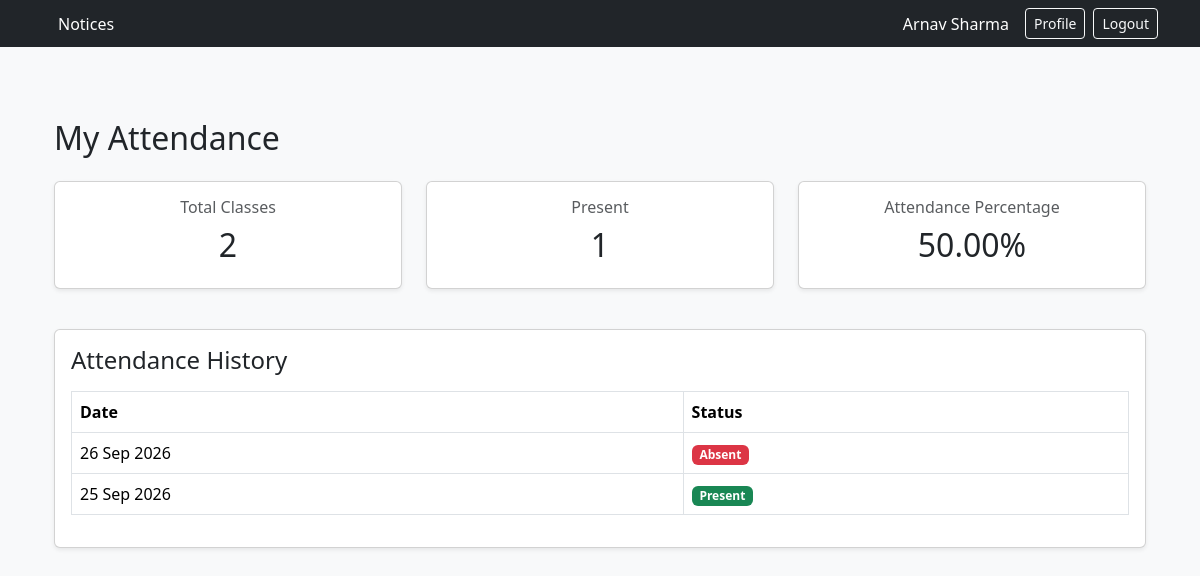
Page /student-attendance/ (signed in) on the earlier database version.
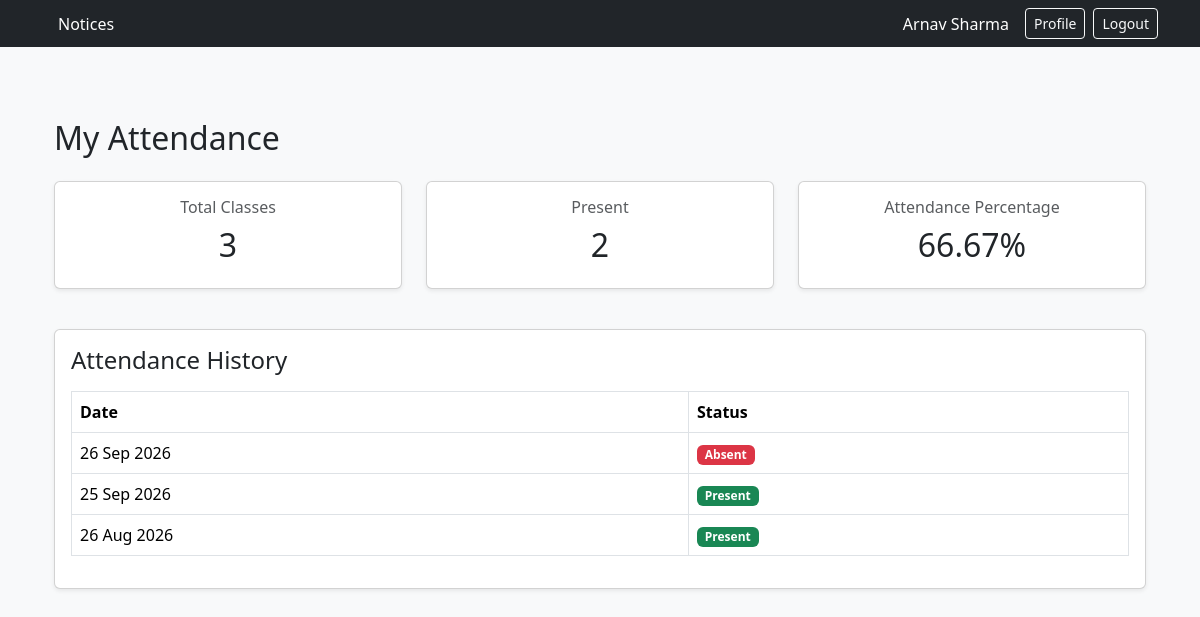
Same page on the later database version.
### academics/models.py (models this page shows, shortened)
class Attendance(models.Model):
    student = models.ForeignKey(
        "accounts.StudentProfile",
        on_delete=models.CASCADE,
        related_name="attendance_records"
    )
    date = models.DateField()
    is_present = models.BooleanField(default=False)
    marked_by = models.ForeignKey(
        "accounts.TeacherProfile",
        on_delete=models.CASCADE,
        related_name="marked_attendance"
    )
    created_at = models.DateTimeField(auto_now_add=True)
    class Meta:
        unique_together = (
            "student",
            "date"
        )

### accounts/views.py (the view)
@login_required
def student_attendance(request):
    if request.user.role != "STUDENT":
        return redirect("dashboard")
    student = request.user.student_profile
    records = Attendance.objects.filter(
        student=student
    ).order_by("-date")
    total_days = records.count()
    present_days = records.filter(
        is_present=True
    ).count()
    if total_days > 0:
        attendance_percentage = (
            present_days / total_days
        ) * 100
    else:
        attendance_percentage = 0
    return render(
        request,
        "accounts/student_attendance.html",
        {
            "records": records,
            "total_days": total_days,
            "present_days": present_days,
            "attendance_percentage": attendance_percentage,
        }
    )

### accounts/templates/accounts/student_attendance.html
{% extends "accounts/base.html" %}
{% block content %}
<div class="container mt-4">
    <h2 class="mb-4">My Attendance</h2>
    <div class="row mb-4">
        <div class="col-md-4 mb-3">
            <div class="card shadow-sm">
                <div class="card-body text-center">
                    <h6 class="text-muted">
                        Total Classes
                    </h6>
                    <h2>
                        {{ total_days }}
                    </h2>
                </div>
            </div>
        </div>
        <div class="col-md-4 mb-3">
            <div class="card shadow-sm">
                <div class="card-body text-center">
                    <h6 class="text-muted">
                        Present
                    </h6>
                    <h2>
                        {{ present_days }}
                    </h2>
                </div>
            </div>
        </div>
        <div class="col-md-4 mb-3">
            <div class="card shadow-sm">
                <div class="card-body text-center">
                    <h6 class="text-muted">
                        Attendance Percentage
                    </h6>
                    <h2>
                        {{ attendance_percentage|floatformat:2 }}%
                    </h2>
                </div>
            </div>
        </div>
    </div>
    <div class="card shadow-sm">
        <div class="card-body">
            <h4 class="mb-3">
                Attendance History
            </h4>
            {% if records %}
                <div class="table-responsive">
                    <table class="table table-bordered">
                        <thead>
                            <tr>
                                <th>Date</th>
                                <th>Status</th>
                            </tr>
                        </thead>
                        <tbody>
                            {% for record in records %}
                                <tr>
                                    <td>
                                        {{ record.date|date:"d M Y" }}
                                    </td>
                                    <td>
                                        {% if record.is_present %}
                                            <span class="badge bg-success">
                                                Present
                                            </span>
                                        {% else %}
                                            <span class="badge bg-danger">
                                                Absent
                                            </span>
                                        {% endif %}
                                    </td>
                                </tr>
                            {% endfor %}
                        </tbody>
                    </table>
                </div>
            {% else %}
                <div class="alert alert-info">
                    No attendance records available yet.
                </div>
            {% endif %}
        </div>
    </div>
</div>
{% endblock %}

Differences in the rows shown:
added Attendance: date "26 Aug 2026", is_present "Present"
Other differences:
{{ total_days }}: "2" → "3"
{{ present_days }}: "1" → "2"
{{ attendance_percentage|floatformat:2 }}: "50.00" → "66.67"
